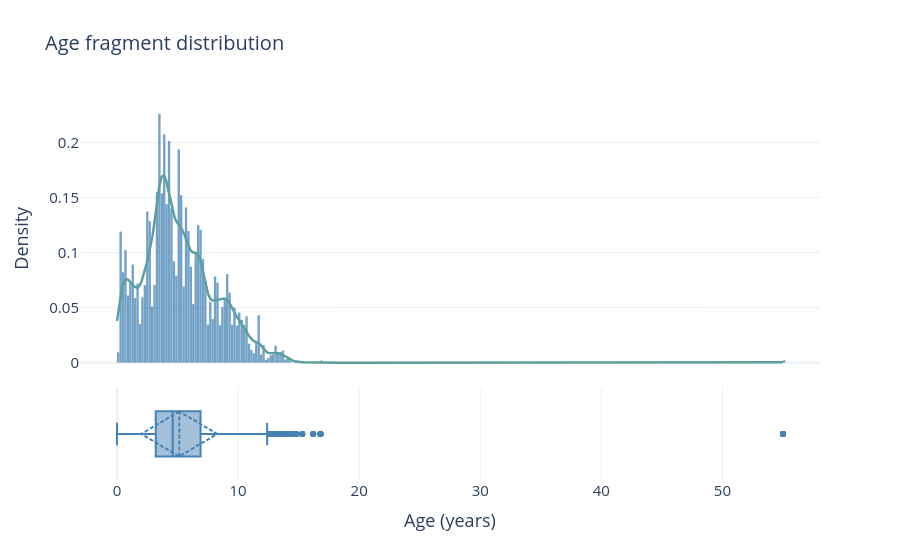

Write notebook code for a chart like this one.
### Markdown cell above
#### 3.3.1. Age distribution (by fragment)

### Code cell
# --- 1. Datos ---
ages = df["age"]

# --- 2. Estimar KDE ---
kde = gaussian_kde(ages)
x_kde = np.linspace(ages.min(), ages.max(), 300)
y_kde = kde(x_kde)

# --- 3. Crear figura: 2 filas, eje X compartido ---
fig = make_subplots(
    rows=2, cols=1,
    shared_xaxes=True,
    row_heights=[0.75, 0.25],   # histograma más grande, boxplot como "resumen" fino
    vertical_spacing=0.03,
)

# --- Histograma (normalizado a densidad para que la escala coincida con la KDE) ---
fig.add_trace(
    go.Histogram(
        x=ages,
        histnorm="probability density",
        name="Duration",
        marker_color="steelblue",
        opacity=0.75,
        showlegend=False,
    ),
    row=1, col=1
)

# --- KDE ---
fig.add_trace(
    go.Scatter(
        x=x_kde,
        y=y_kde,
        mode="lines",
        name="KDE",
        line=dict(color="cadetblue", width=2.5),
        showlegend=False,
    ),
    row=1, col=1
)

# --- Boxplot horizontal ---
fig.add_trace(
    go.Box(
        x=ages,
        name="Duration",
        marker_color="steelblue",
        line_color="steelblue",
        boxpoints="outliers",   # muestra outliers como puntos
        showlegend=False,
        boxmean="sd"
    ),
    row=2, col=1
)

# --- 4. Layout ---
fig.update_layout(
    template="plotly_white",
    title_text="Age fragment distribution",
    font=dict(size=15),
    title_font=dict(size=20),
    bargap=0.02,
)
fig.update_yaxes(title_text="Density", row=1, col=1)
fig.update_yaxes(showticklabels=False, row=2, col=1)
fig.update_xaxes(title_text="Age (years)", row=2, col=1)

fig.show()
fig.write_image("assets/filtered/age_fragment_distribution.png", scale=5)

### Figure 1 — Plotly figure (JSON) as saved in the notebook; plotly's stock layout.template omitted (floating-point values rounded to 4 significant figures; data arrays with more than 128 entries replaced by an {"elided": "..."} marker saying what was removed)
{"data": [{"histnorm": "probability density", "marker": {"color": "steelblue"}, "name": "Duration", "opacity": 0.75, "showlegend": false, "type": "histogram", "x": {"elided": "20871 float values"}, "xaxis": "x", "yaxis": "y"}, {"line": {"color": "cadetblue", "width": 2.5}, "mode": "lines", "name": "KDE", "showlegend": false, "type": "scatter", "x": {"elided": "300 float values"}, "xaxis": "x", "y": {"elided": "300 float values"}, "yaxis": "y"}, {"boxmean": "sd", "boxpoints": "outliers", "line": {"color": "steelblue"}, "marker": {"color": "steelblue"}, "name": "Duration", "showlegend": false, "type": "box", "x": {"elided": "20871 float values"}, "xaxis": "x2", "yaxis": "y2"}], "layout": {"bargap": 0.02, "font": {"size": 15}, "title": {"font": {"size": 20}, "text": "Age fragment distribution"}, "xaxis": {"anchor": "y", "domain": [0, 1], "matches": "x2", "showticklabels": false}, "xaxis2": {"anchor": "y2", "domain": [0, 1], "title": {"text": "Age (years)"}}, "yaxis": {"anchor": "x", "domain": [0.2725, 1], "title": {"text": "Density"}}, "yaxis2": {"anchor": "x2", "domain": [0, 0.2425], "showticklabels": false}}}
